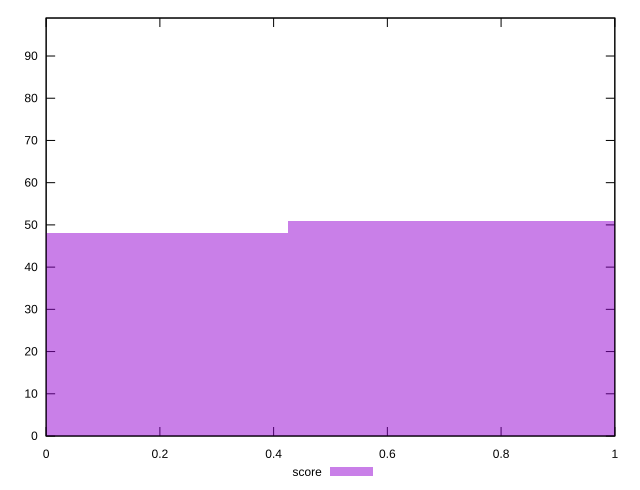

gnuplot code for this plot:
reset

$score <<EOF
0 48
0.8522627530457334 51
EOF

set key outside below
set boxwidth 0.8522627530457334
set xrange [0:1]
set yrange [0:99]
set trange [0:99]
set style fill transparent solid 0.5 noborder
set terminal svg size 640, 490 enhanced background rgb 'white'
set output "reports/report_00027_2021-02-24T12-40-31.850Z/speed-index/samples/card/score/histogram.svg"

plot $score title "score" with boxes

reset
